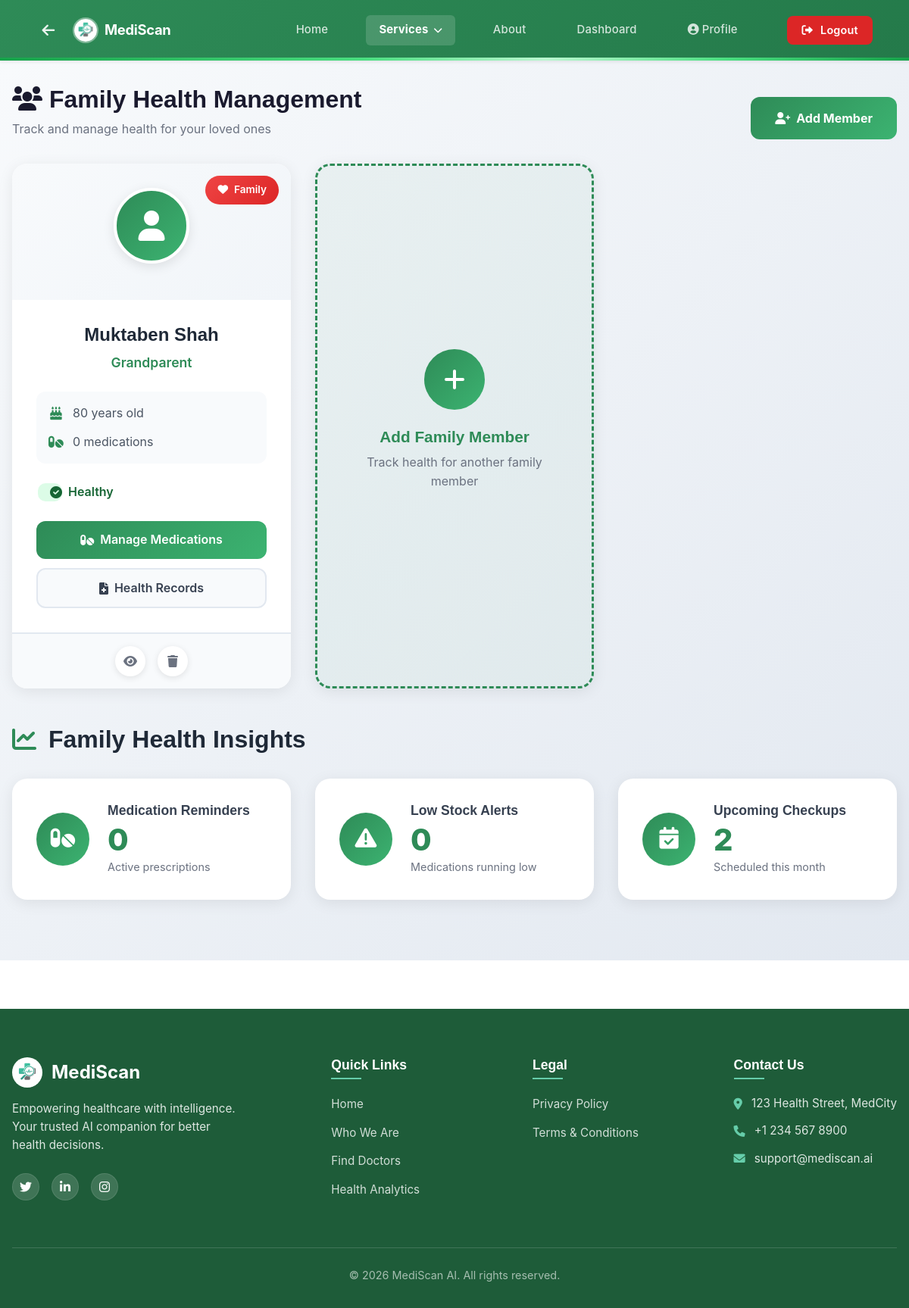
The page /dependents (signed in) on the database its author committed.
### app.py (models this page shows)
class Dependent(db.Model):
    id = db.Column(db.Integer, primary_key=True)
    user_id = db.Column(db.Integer, db.ForeignKey('user.id'), nullable=False)
    name = db.Column(db.String(100), nullable=False)
    relation = db.Column(db.String(50), nullable=False)
    age = db.Column(db.Integer)
    gender = db.Column(db.String(20))
    blood_group = db.Column(db.String(10))
    date_of_birth = db.Column(db.Date)
    allergies = db.Column(db.Text)
    current_medications = db.Column(db.Text)
    past_medications = db.Column(db.Text)
    chronic_diseases = db.Column(db.Text)
    injuries = db.Column(db.Text)
    surgeries = db.Column(db.Text)
    prescriptions = db.relationship('Prescription', backref='dependent', lazy=True, cascade="all, delete-orphan")

### app.py (the view, shortened to what this page needs)
@app.route('/dependents', methods=['GET', 'POST'])
@login_required
def dependents():
    deps = Dependent.query.filter_by(user_id=current_user.id).all()
    total_meds = 0
    low_stock = 0
    for dep in deps:
        total_meds += len(dep.prescriptions)
        for p in dep.prescriptions:
            if p.current_stock <= (p.frequency_per_day * 3): # Less than 3 days remaining
                low_stock += 1
    return render_template('dependents.html', dependents=deps, total_medications=total_meds, low_stock_count=low_stock)

### app.py (called while the page is built)
@login_manager.user_loader
def load_user(user_id):
    return User.query.get(int(user_id))

### templates/dependents.html (shortened to what this page needs)
{% extends "base.html" %}
{% block content %}
<div class="family-management-container">
    <div class="container" style="padding: 2rem 1rem;">
        <div style="margin-bottom: 2rem; display: flex; justify-content: space-between; align-items: end;">
            <div>
                <h2 style="font-size: 2rem; font-weight: 700; color: #1a1a2e; margin-bottom: 0.5rem;">
                    <i class="fas fa-users"></i> Family Health Management
                </h2>
                <p style="color: #6b7280; margin: 0;">Track and manage health for your loved ones</p>
            </div>
            <button class="btn btn-primary" data-bs-toggle="modal" data-bs-target="#addDependentModal">
                <i class="fas fa-user-plus"></i> Add Member
            </button>
        </div>
        <div class="family-grid">
            {% if dependents %}
            {% for dep in dependents %}
            <div class="family-member-card">
                <div class="member-card-header">
                    <div class="member-avatar-large">
                        <i class="fas fa-user"></i>
                    </div>
                    <div class="member-badge">
                        <i class="fas fa-heart"></i> Family
                    </div>
                </div>
                <div class="member-card-body">
                    <h3>{{ dep.name }}</h3>
                    <p class="member-relation">{{ dep.relation }}</p>
                    <div class="member-stats">
                        <div class="stat-item">
                            <i class="fas fa-birthday-cake"></i>
                            <span>{{ dep.age }} years old</span>
                        </div>
                        <div class="stat-item">
                            <i class="fas fa-pills"></i>
                            <span>{{ dep.prescriptions|length if dep.prescriptions else 0 }} medications</span>
                        </div>
                    </div>
                    <div class="health-status">
                        <div class="status-indicator good">
                            <i class="fas fa-check-circle"></i>
                            <span>Healthy</span>
                        </div>
                    </div>
                    <div class="member-actions">
                        <a href="{{ url_for('dependent_detail', id=dep.id) }}" class="btn-member-action primary">
                            <i class="fas fa-pills"></i> Manage Medications
                        </a>
                        <a href="{{ url_for('dependent_detail', id=dep.id) }}" class="btn-member-action secondary">
                            <i class="fas fa-file-medical"></i> Health Records
                        </a>
                    </div>
                </div>
                <div class="member-card-footer">
                    <button class="btn-icon" onclick="viewDetails({{ dep.id }})" title="View Details">
                        <i class="fas fa-eye"></i>
                    </button>
                    <form action="{{ url_for('delete_dependent', id=dep.id) }}" method="POST" style="display:inline;"
                        id="delete-form-{{ dep.id }}">
                        <button type="button" class="btn-icon delete" onclick="confirmDeleteMember({{ dep.id }})"
                            title="Remove">
                            <i class="fas fa-trash"></i>
                        </button>
                    </form>
                </div>
            </div>
            {% endfor %}
            <div class="family-member-card add-new" data-bs-toggle="modal" data-bs-target="#addDependentModal">
                <div class="add-new-content">
                    <div class="add-icon">
                        <i class="fas fa-plus"></i>
                    </div>
                    <h3>Add Family Member</h3>
                    <p>Track health for another family member</p>
                </div>
            </div>
            {% endif %}
        </div>
        {% if dependents %}
        <div class="health-insights-section">
            <h2><i class="fas fa-chart-line"></i> Family Health Insights</h2>
            <div class="insights-grid">
                <div class="insight-card">
                    <div class="insight-icon">
                        <i class="fas fa-pills"></i>
                    </div>
                    <div class="insight-content">
                        <h4>Medication Reminders</h4>
                        <p class="insight-value">{{ total_medications if total_medications else 0 }}</p>
                        <p class="insight-label">Active prescriptions</p>
                    </div>
                </div>
                <div class="insight-card">
                    <div class="insight-icon">
                        <i class="fas fa-exclamation-triangle"></i>
                    </div>
                    <div class="insight-content">
                        <h4>Low Stock Alerts</h4>
                        <p class="insight-value">{{ low_stock_count if low_stock_count else 0 }}</p>
                        <p class="insight-label">Medications running low</p>
                    </div>
                </div>
                <div class="insight-card">
                    <div class="insight-icon">
                        <i class="fas fa-calendar-check"></i>
                    </div>
                    <div class="insight-content">
                        <h4>Upcoming Checkups</h4>
                        <p class="insight-value">2</p>
                        <p class="insight-label">Scheduled this month</p>
                    </div>
                </div>
            </div>
        </div>
        {% endif %}
    </div>
    {% endblock %}

### static/css/style.css (style rules this page uses)
:root { --primary-color: #2E8B57; --secondary-color: #3CB371; --accent-color: #66CDAA; --background-color: #ffffff; --card-bg: #ffffff; --text-primary: #333333; --text-secondary: #666666; --success: #10b981; --warning: #f59e0b; --danger: #ef4444; --font-heading: 'Outfit', sans-serif; --font-body: 'Inter', sans-serif; --shadow-sm: 0 1px 3px rgba(0, 0, 0, 0.1); --shadow-md: 0 4px 6px -1px rgba(0, 0, 0, 0.1), 0 2px 4px -2px rgba(0, 0, 0, 0.1); --shadow-lg: 0 10px 15px -3px rgba(0, 0, 0, 0.1), 0 4px 6px -4px rgba(0, 0, 0, 0.1); --radius: 1rem; }
* { margin: 0; padding: 0; box-sizing: border-box; }
body { font-family: var(--font-body); background-color: #ffffff !important; color: var(--text-primary); line-height: 1.6; padding-top: 80px; padding-top: 80px; }
html { background-color: #ffffff !important; }
h1, h2, h3, h4, h5, h6 { font-family: var(--font-heading); font-weight: 700; color: var(--text-primary); }
.btn { display: inline-flex; align-items: center; justify-content: center; padding: 0.75rem 1.5rem; border-radius: 0.5rem; font-weight: 600; text-decoration: none; transition: all 0.2s; border: none; cursor: pointer; font-size: 1rem; gap: 0.5rem; }
.btn-primary { background: var(--primary-color); color: white; }
.container { max-width: 1200px; margin: 0 auto; padding: 2rem; }

### static/css/profile.css (style rules this page uses)
.status-indicator { width: 12px; height: 12px; border-radius: 50%; border: 2px solid white; }
.stat-item { text-align: center; }
.family-grid { display: grid; grid-template-columns: repeat(auto-fit, minmax(300px, 1fr)); gap: 1.5rem; }

### static/css/booking.css (style rules this page uses)
.btn { padding: 1rem 2rem; border: none; border-radius: 12px; font-weight: 700; font-size: 1rem; cursor: pointer; transition: all 0.3s ease; display: flex; align-items: center; gap: 0.5rem; }
.btn-primary { background: linear-gradient(135deg, #2E8B57, #3CB371); color: white; }

### templates/base.html (style rules this page uses)
body { font-family: 'Inter', 'Outfit', -apple-system, BlinkMacSystemFont, "Segoe UI", Roboto, Helvetica, Arial, sans-serif, "Apple Color Emoji", "Segoe UI Emoji", "Segoe UI Symbol"; }

### rows shown on the page
Dependent: name "Muktaben Shah", relation "Grandparent", age "80", prescriptions|length "0"

### other values the page prints
{{ total_medications if total_medications else 0 }} "0"
{{ low_stock_count if low_stock_count else 0 }} "0"
